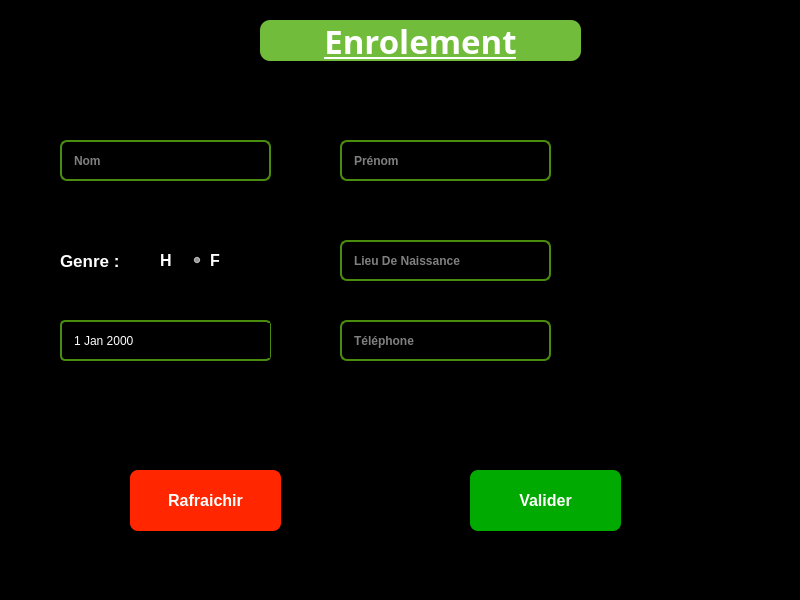
<?xml version="1.0" encoding="UTF-8"?>
<ui version="4.0">
 <class>Edit</class>
 <widget class="QMainWindow" name="Edit">
  <property name="geometry">
   <rect>
    <x>0</x>
    <y>0</y>
    <width>800</width>
    <height>600</height>
   </rect>
  </property>
  <property name="windowTitle">
   <string>Modification</string>
  </property>
  <property name="styleSheet">
   <string notr="true">background:#000</string>
  </property>
  <widget class="QWidget" name="centralwidget">
   <widget class="QLabel" name="label">
    <property name="geometry">
     <rect>
      <x>260</x>
      <y>20</y>
      <width>321</width>
      <height>41</height>
     </rect>
    </property>
    <property name="font">
     <font>
      <family>KacstBook</family>
      <pointsize>25</pointsize>
      <weight>75</weight>
      <italic>false</italic>
      <bold>true</bold>
      <underline>true</underline>
      <strikeout>false</strikeout>
      <kerning>true</kerning>
     </font>
    </property>
    <property name="mouseTracking">
     <bool>false</bool>
    </property>
    <property name="styleSheet">
     <string notr="true">background:#71bc3b;
color:#fff;
font-weight:bold;
border-radius:10px;</string>
    </property>
    <property name="text">
     <string>Enrolement</string>
    </property>
    <property name="alignment">
     <set>Qt::AlignCenter</set>
    </property>
   </widget>
   <widget class="QLineEdit" name="eNom">
    <property name="geometry">
     <rect>
      <x>60</x>
      <y>140</y>
      <width>211</width>
      <height>41</height>
     </rect>
    </property>
    <property name="font">
     <font>
      <weight>75</weight>
      <bold>true</bold>
     </font>
    </property>
    <property name="styleSheet">
     <string notr="true">border: 2px solid #4a8c0d;
padding: 10px;
border-radius:7px;
color:#fff
</string>
    </property>
    <property name="placeholderText">
     <string>Nom</string>
    </property>
    <property name="clearButtonEnabled">
     <bool>false</bool>
    </property>
   </widget>
   <widget class="QLineEdit" name="ePrenom">
    <property name="geometry">
     <rect>
      <x>340</x>
      <y>140</y>
      <width>211</width>
      <height>41</height>
     </rect>
    </property>
    <property name="font">
     <font>
      <weight>75</weight>
      <bold>true</bold>
     </font>
    </property>
    <property name="styleSheet">
     <string notr="true">border: 2px solid #4a8c0d;
padding: 10px;
border-radius:7px;
color:#fff
</string>
    </property>
    <property name="placeholderText">
     <string>Prénom</string>
    </property>
   </widget>
   <widget class="QLineEdit" name="ePlaceBirth">
    <property name="geometry">
     <rect>
      <x>340</x>
      <y>240</y>
      <width>211</width>
      <height>41</height>
     </rect>
    </property>
    <property name="font">
     <font>
      <weight>75</weight>
      <bold>true</bold>
     </font>
    </property>
    <property name="styleSheet">
     <string notr="true">border: 2px solid #4a8c0d;
padding: 10px;
border-radius:7px;
color:#fff
</string>
    </property>
    <property name="placeholderText">
     <string>Lieu De Naissance</string>
    </property>
   </widget>
   <widget class="QRadioButton" name="homme">
    <property name="geometry">
     <rect>
      <x>140</x>
      <y>240</y>
      <width>41</width>
      <height>41</height>
     </rect>
    </property>
    <property name="font">
     <font>
      <pointsize>12</pointsize>
      <weight>75</weight>
      <bold>true</bold>
     </font>
    </property>
    <property name="styleSheet">
     <string notr="true">color:#fff</string>
    </property>
    <property name="text">
     <string>H</string>
    </property>
   </widget>
   <widget class="QRadioButton" name="femme">
    <property name="geometry">
     <rect>
      <x>190</x>
      <y>240</y>
      <width>31</width>
      <height>41</height>
     </rect>
    </property>
    <property name="font">
     <font>
      <pointsize>12</pointsize>
      <weight>75</weight>
      <bold>true</bold>
     </font>
    </property>
    <property name="styleSheet">
     <string notr="true">color:#fff</string>
    </property>
    <property name="text">
     <string>F</string>
    </property>
    <property name="checked">
     <bool>true</bool>
    </property>
   </widget>
   <widget class="QLabel" name="eGenre">
    <property name="enabled">
     <bool>true</bool>
    </property>
    <property name="geometry">
     <rect>
      <x>60</x>
      <y>240</y>
      <width>71</width>
      <height>41</height>
     </rect>
    </property>
    <property name="font">
     <font>
      <pointsize>13</pointsize>
      <weight>75</weight>
      <bold>true</bold>
     </font>
    </property>
    <property name="styleSheet">
     <string notr="true">color:#fff</string>
    </property>
    <property name="text">
     <string>Genre :</string>
    </property>
    <property name="scaledContents">
     <bool>false</bool>
    </property>
   </widget>
   <widget class="QPushButton" name="annuler">
    <property name="geometry">
     <rect>
      <x>130</x>
      <y>470</y>
      <width>151</width>
      <height>61</height>
     </rect>
    </property>
    <property name="font">
     <font>
      <pointsize>12</pointsize>
      <weight>75</weight>
      <bold>true</bold>
     </font>
    </property>
    <property name="styleSheet">
     <string notr="true">
border: none;
border-radius:8px;
background-color:rgb(255, 38, 0);
color:#fff;
gridline-color: qlineargradient(spread:pad, x1:0, y1:0, x2:0, y2:1, stop:0 rgba(0, 0, 0, 255), stop:0.33 rgba(0, 0, 0, 255), stop:0.34 rgba(255, 30, 30, 255), stop:0.66 rgba(255, 0, 0, 255), stop:0.67 rgba(255, 255, 0, 255), stop:1 rgba(255, 255, 0, 255));</string>
    </property>
    <property name="text">
     <string>Rafraichir</string>
    </property>
   </widget>
   <widget class="QPushButton" name="valider">
    <property name="geometry">
     <rect>
      <x>470</x>
      <y>470</y>
      <width>151</width>
      <height>61</height>
     </rect>
    </property>
    <property name="font">
     <font>
      <pointsize>12</pointsize>
      <weight>75</weight>
      <bold>true</bold>
     </font>
    </property>
    <property name="styleSheet">
     <string notr="true">border: none;
border-radius:8px;
background-color:rgb(0, 170, 0);
color:#fff</string>
    </property>
    <property name="text">
     <string>Valider</string>
    </property>
   </widget>
   <widget class="QDateEdit" name="eBirthDate">
    <property name="geometry">
     <rect>
      <x>60</x>
      <y>320</y>
      <width>211</width>
      <height>41</height>
     </rect>
    </property>
    <property name="styleSheet">
     <string notr="true">border: 2px solid #4a8c0d;
padding: 10px;
border-radius:5px;
padding-left:10px;
color:#fff
</string>
    </property>
   </widget>
   <widget class="QLabel" name="photo">
    <property name="geometry">
     <rect>
      <x>570</x>
      <y>140</y>
      <width>211</width>
      <height>221</height>
     </rect>
    </property>
    <property name="autoFillBackground">
     <bool>false</bool>
    </property>
    <property name="styleSheet">
     <string notr="true"/>
    </property>
    <property name="text">
     <string/>
    </property>
    <property name="pixmap">
     <pixmap resource="../ressource.qrc">:/img/assets/pngwing.com (1).png</pixmap>
    </property>
    <property name="scaledContents">
     <bool>true</bool>
    </property>
   </widget>
   <widget class="QLineEdit" name="ePhone">
    <property name="geometry">
     <rect>
      <x>340</x>
      <y>320</y>
      <width>211</width>
      <height>41</height>
     </rect>
    </property>
    <property name="font">
     <font>
      <weight>75</weight>
      <bold>true</bold>
     </font>
    </property>
    <property name="styleSheet">
     <string notr="true">border: 2px solid #4a8c0d;
padding: 10px;
border-radius:7px;
color:#fff
</string>
    </property>
    <property name="placeholderText">
     <string>Téléphone</string>
    </property>
   </widget>
  </widget>
  <widget class="QMenuBar" name="menubar">
   <property name="geometry">
    <rect>
     <x>0</x>
     <y>0</y>
     <width>800</width>
     <height>20</height>
    </rect>
   </property>
  </widget>
  <widget class="QStatusBar" name="statusbar"/>
 </widget>
 <resources>
  <include location="../ressource.qrc"/>
 </resources>
 <connections/>
</ui>
